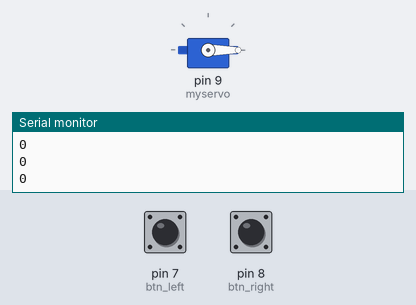
Bench run of a sketch on a simulated Arduino Uno, built with avr-gcc and run on an emulated ATmega328P. Parts: servo, the last lines printed to the serial monitor. The test bench sets the inputs (shaded band); at power-on: pin 8 (btn_right) LOW, pin 7 (btn_left) HIGH.

Above: at 2.8 s.
2.9 s: pin 8 (btn_right) pulled HIGH for 3.2 s
At 6.8 s:
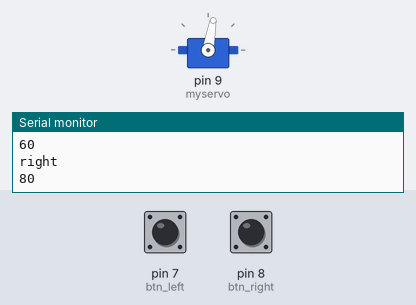
7.6 s: pin 8 (btn_right) pulled HIGH for 1.2 s
At 8.4 s:
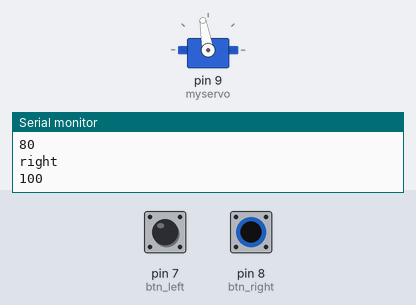
10.3 s: pin 8 (btn_right) pulled HIGH for 1.2 s
At 11.8 s:
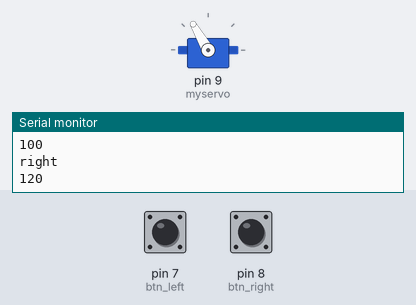
13.0 s: pin 8 (btn_right) pulled HIGH for 1.2 s
At 15.3 s:
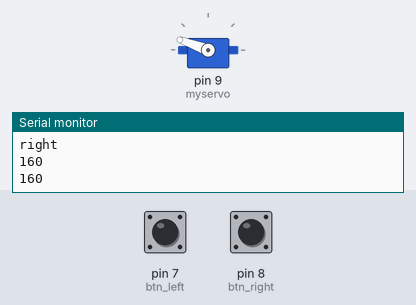
15.7 s: pin 7 (btn_left) pulled LOW for 3.2 s
At 16.8 s:
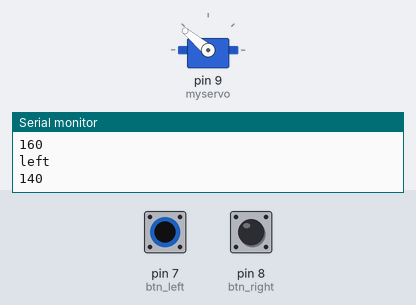
20.4 s: pin 7 (btn_left) pulled LOW for 1.2 s
At 22.0 s:
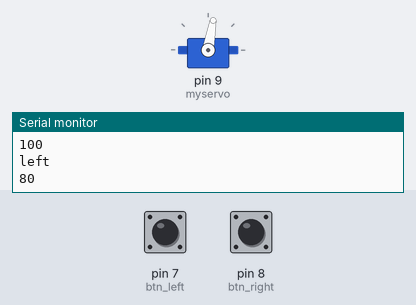
Timing chart, 0 to 23.5 s (numbered marks = the images above; inputs shaded):
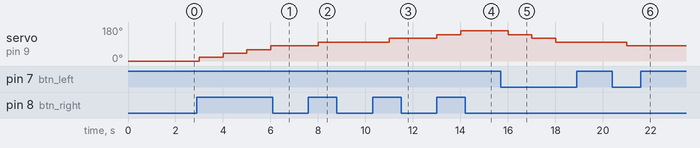

Measured:
- after the input at 2.9 s, servo on pin 9 (myservo): 0° → 20° after 0.10 s, → 40° 1.0 s later, → 60° 1.0 s later, → 80° 1.0 s later
- after the input at 7.6 s, servo on pin 9 (myservo): 80° → 100° after 0.40 s
- after the input at 10.3 s, servo on pin 9 (myservo): 100° → 120° after 0.70 s
- after the input at 13.0 s, servo on pin 9 (myservo): 120° → 140° at once, → 160° 1.0 s later
- after the input at 15.7 s, servo on pin 9 (myservo): 160° → 140° after 0.30 s, → 120° 1.0 s later, → 100° 1.0 s later
- after the input at 20.4 s, servo on pin 9 (myservo): 100° → 80° after 0.61 s

The sketch:

servo_test2.ino
```cpp
#include <Servo.h>

Servo myservo;  // create servo object to control a servo
// twelve servo objects can be created on most boards

int btn_left=7;
int btn_right=8;
int pos = 0;    // variable to store the servo position

void setup() {
  Serial.begin(9600);
  myservo.attach(9);  // attaches the servo on pin 9 to the servo object
  pinMode(btn_left, INPUT);
  pinMode(btn_right, INPUT);
}

void loop() {
  if(digitalRead(btn_left)==0)
  {
    Serial.println("left");
    if(pos-20>=0)
    {
      pos=pos-20;
    }
  }
  if(digitalRead(btn_right)==1)
  {
    Serial.println("right");
    if(pos+20<=180)
    {
      pos=pos+20;
    }
  }
  myservo.write(pos);
  Serial.println(String(pos));
  delay(1000);
}
```
